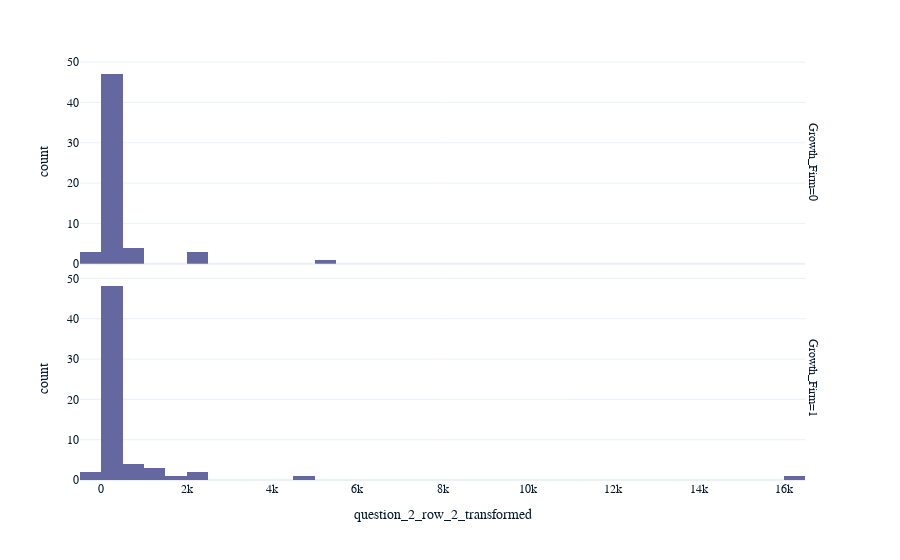

The cell this chart's notebook holds for it:
### Markdown cell above
### Instructions

Draw the last histogram again, this time with the results of question 2, part 2.

- Copy and paste your previous code.
- Change the column to `question_2_row_1_transformed`.
- Change the x-axis title to `"Expected revenue in five years (as a percent from last available year)"`.

### Code cell
# Visualize question 2, part 2
px.histogram(survey, x = "question_2_row_2_transformed", labels = {"question_2_row_1_transformed":"Expected employee count in five years (as a percent from last available year)"}, facet_row = "Growth_Firm")

### Figure 1 — Plotly figure (JSON) as saved in the notebook; plotly's stock layout.template omitted (floating-point values rounded to 4 significant figures)
{"data": [{"alignmentgroup": "True", "bingroup": "x", "hovertemplate": "Growth_Firm=0<br>question_2_row_2_transformed=%{x}<br>count=%{y}<extra></extra>", "legendgroup": "", "marker": {"color": "#6568a0", "pattern": {"shape": ""}}, "name": "", "offsetgroup": "", "orientation": "v", "showlegend": false, "type": "histogram", "x": [50.75, 51.18, 62.93, 39.13, 32.8, 17.71, 64.62, 68.68, 34.45, 689.3, 29.92, 16.55, 49.45, 28.8, 28.04, 60.64, 326.5, 215.5, 90.96, 48.72, -9.633, 67.21, 85.19, 121.1, 455.6, 599.8, 81.72, 452.5, 47.58, 53.3, 140.4, 118.9, 295.0, 245.1, 873.7, -1.602, 2036.0, 5449.0, 252.6, 185.1, 465.0, 115.1, 332.6, 171.3, 190.6, 176.1, 57.22, 2342.0, 84.76, 185.3, -12.98, 2477.0, 161.3, 226.3, 387.3, 702.4, 120.6, 147.2], "xaxis": "x2", "yaxis": "y2"}, {"alignmentgroup": "True", "bingroup": "x", "hovertemplate": "Growth_Firm=1<br>question_2_row_2_transformed=%{x}<br>count=%{y}<extra></extra>", "legendgroup": "", "marker": {"color": "#6568a0", "pattern": {"shape": ""}}, "name": "", "offsetgroup": "", "orientation": "v", "showlegend": false, "type": "histogram", "x": [206.9, 160.9, 450.7, 79.9, -78.36, -13.01, 351.0, 89.93, 83.02, 267.4, 128.6, 366.2, 136.1, 742.7, 259.7, 133.4, 228.3, 58.29, 351.7, 194.2, 277.6, 296.4, 86.5, 578.0, 121.1, 44.93, 347.0, 1010.0, 293.6, 43.8, 143.1, 154.5, 16100.0, 133.3, 296.1, 335.0, 640.2, 274.4, 2421.0, 184.4, 294.4, 1578.0, 56.49, 140.1, 2075.0, 96.57, 632.8, 154.5, 187.4, 94.84, 76.68, 232.8, 284.8, 78.78, 12.01, 235.9, 1159.0, 1417.0, 446.1, 4997.0, 465.8, 19.69], "xaxis": "x", "yaxis": "y"}], "layout": {"annotations": [{"font": {}, "showarrow": false, "text": "Growth_Firm=1", "textangle": 90, "x": 0.98, "xanchor": "left", "xref": "paper", "y": 0.2425, "yanchor": "middle", "yref": "paper"}, {"font": {}, "showarrow": false, "text": "Growth_Firm=0", "textangle": 90, "x": 0.98, "xanchor": "left", "xref": "paper", "y": 0.7575, "yanchor": "middle", "yref": "paper"}], "barmode": "relative", "legend": {"tracegroupgap": 0}, "margin": {"t": 60}, "xaxis": {"anchor": "y", "domain": [0, 0.98], "title": {"text": "question_2_row_2_transformed"}}, "xaxis2": {"anchor": "y2", "domain": [0, 0.98], "matches": "x", "showticklabels": false}, "yaxis": {"anchor": "x", "domain": [0, 0.485], "title": {"text": "count"}}, "yaxis2": {"anchor": "x2", "domain": [0.515, 1], "matches": "y", "title": {"text": "count"}}}}
